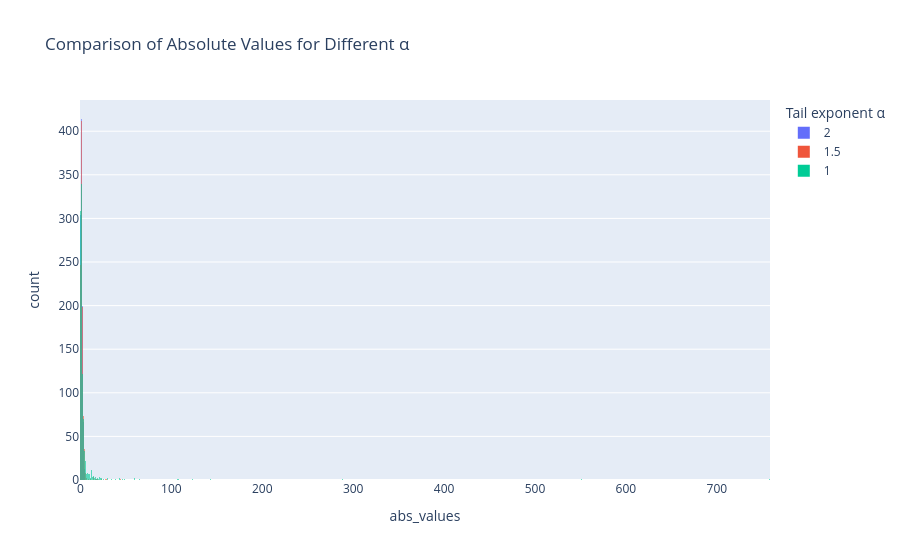

The cell this chart's notebook holds for it:
### Code cell
df = pd.DataFrame({
    "abs_values": np.concatenate([np.abs(gaussian_data),
                                  np.abs(ht_1_5_data),
                                  np.abs(ht_1_data)]),
    "alpha": (["2"]*len(gaussian_data) + 
              ["1.5"]*len(ht_1_5_data) + 
              ["1"]*len(ht_1_data))
})

# Histogramm in Plotly Express
fig = px.histogram(df, x="abs_values", color="alpha", barmode="overlay",
                   nbins=1000, opacity=0.6,
                   labels={"alpha": "Tail exponent α"},
                   title="Comparison of Absolute Values for Different α")

fig.show()

### Figure 1 — Plotly figure (JSON) as saved in the notebook; plotly's stock layout.template omitted (floating-point values rounded to 4 significant figures; data arrays with more than 128 entries replaced by an {"elided": "..."} marker saying what was removed)
{"data": [{"bingroup": "x", "hovertemplate": "Tail exponent α=2<br>abs_values=%{x}<br>count=%{y}<extra></extra>", "legendgroup": "2", "marker": {"color": "#636efa", "opacity": 0.6, "pattern": {"shape": ""}}, "name": "2", "nbinsx": 1000, "orientation": "v", "showlegend": true, "type": "histogram", "x": {"elided": "1000 float values"}, "xaxis": "x", "yaxis": "y"}, {"bingroup": "x", "hovertemplate": "Tail exponent α=1.5<br>abs_values=%{x}<br>count=%{y}<extra></extra>", "legendgroup": "1.5", "marker": {"color": "#EF553B", "opacity": 0.6, "pattern": {"shape": ""}}, "name": "1.5", "nbinsx": 1000, "orientation": "v", "showlegend": true, "type": "histogram", "x": {"elided": "1000 float values"}, "xaxis": "x", "yaxis": "y"}, {"bingroup": "x", "hovertemplate": "Tail exponent α=1<br>abs_values=%{x}<br>count=%{y}<extra></extra>", "legendgroup": "1", "marker": {"color": "#00cc96", "opacity": 0.6, "pattern": {"shape": ""}}, "name": "1", "nbinsx": 1000, "orientation": "v", "showlegend": true, "type": "histogram", "x": {"elided": "1000 float values"}, "xaxis": "x", "yaxis": "y"}], "layout": {"barmode": "overlay", "legend": {"title": {"text": "Tail exponent α"}, "tracegroupgap": 0}, "title": {"text": "Comparison of Absolute Values for Different α"}, "xaxis": {"anchor": "y", "domain": [0, 1], "title": {"text": "abs_values"}}, "yaxis": {"anchor": "x", "domain": [0, 1], "title": {"text": "count"}}}}
